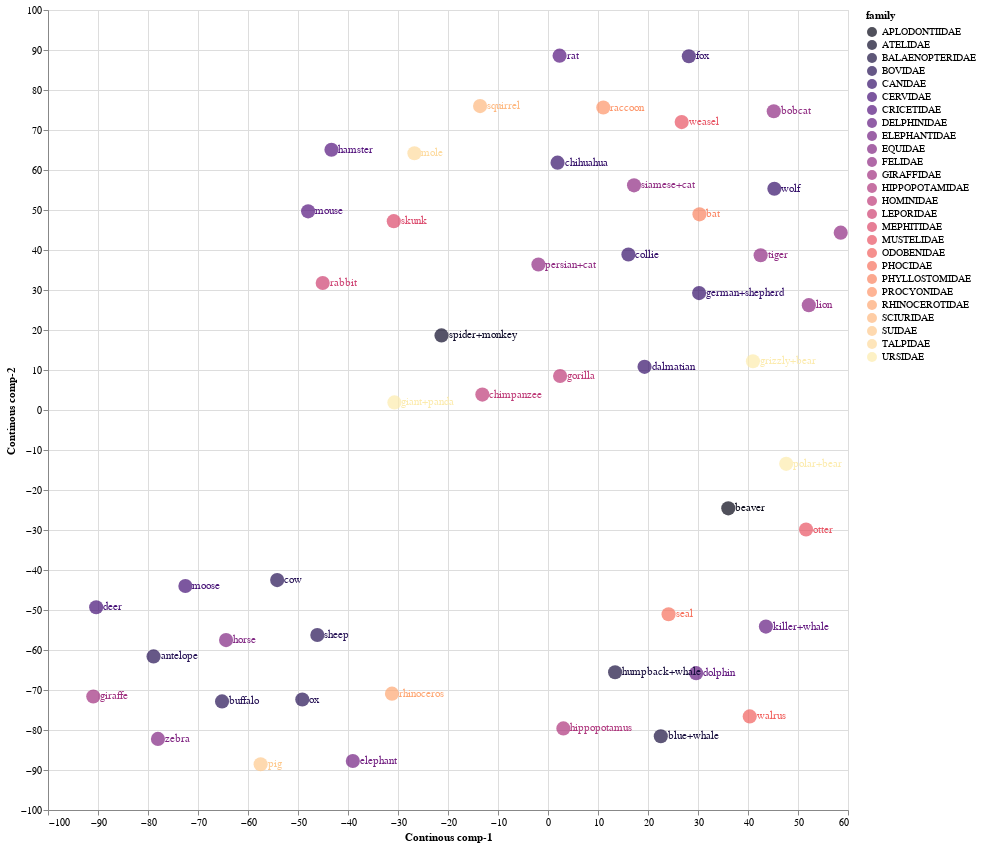

Here is the notebook cell this chart was saved with:
### Code cell
source = tsne_continous_df1

points = alt.Chart(source).mark_circle(size=200).encode(
    x='Continous comp-1:Q',
    y='Continous comp-2:Q',
    color=alt.Color('family:N', scale=alt.Scale(scheme='Magma'))
    ).properties(
    width=800,
    height=800
)

text = points.mark_text(
    align='left',
    baseline='middle',
    dx=7
).encode(
    text='index:N'
)

points.interactive() + text

### Figure 1 — Vega-Lite specification as saved in the notebook (floating-point values rounded to 4 significant figures)
{"config": {"view": {"continuousWidth": 400, "continuousHeight": 300}}, "layer": [{"mark": {"type": "circle", "size": 200}, "encoding": {"color": {"field": "family", "scale": {"scheme": "Magma"}, "type": "nominal"}, "x": {"field": "Continous comp-1", "type": "quantitative"}, "y": {"field": "Continous comp-2", "type": "quantitative"}}, "height": 800, "selection": {"selector002": {"type": "interval", "bind": "scales", "encodings": ["x", "y"]}}, "width": 800}, {"mark": {"type": "text", "align": "left", "baseline": "middle", "dx": 7}, "encoding": {"color": {"field": "family", "scale": {"scheme": "Magma"}, "type": "nominal"}, "text": {"field": "index", "type": "nominal"}, "x": {"field": "Continous comp-1", "type": "quantitative"}, "y": {"field": "Continous comp-2", "type": "quantitative"}}, "height": 800, "width": 800}], "data": {"name": "data-dd0697f0ecc2c7abc512a59eed33f881"}, "$schema": "https://vega.github.io/schema/vega-lite/v4.17.0.json", "datasets": {"data-dd0697f0ecc2c7abc512a59eed33f881": [{"Continous comp-1": -78.89, "Continous comp-2": -61.6, "index": "antelope", "order": "ARTIODACTYLA", "family": "BOVIDAE", "K_mean": 9}, {"Continous comp-1": 40.99, "Continous comp-2": 12.2, "index": "grizzly+bear", "order": "CARNIVORA", "family": "URSIDAE", "K_mean": 5}, {"Continous comp-1": 43.58, "Continous comp-2": -54.14, "index": "killer+whale", "order": "ARTIODACTYLA", "family": "DELPHINIDAE", "K_mean": 11}, {"Continous comp-1": 36.06, "Continous comp-2": -24.59, "index": "beaver", "order": "RODENTIA", "family": "APLODONTIIDAE", "K_mean": 0}, {"Continous comp-1": 19.31, "Continous comp-2": 10.79, "index": "dalmatian", "order": "CARNIVORA", "family": "CANIDAE", "K_mean": 6}, {"Continous comp-1": -1.918, "Continous comp-2": 36.37, "index": "persian+cat", "order": "CARNIVORA", "family": "FELIDAE", "K_mean": 10}, {"Continous comp-1": -64.39, "Continous comp-2": -57.52, "index": "horse", "order": "PERISSODACTYLA", "family": "EQUIDAE", "K_mean": 9}, {"Continous comp-1": 30.22, "Continous comp-2": 29.23, "index": "german+shepherd", "order": "CARNIVORA", "family": "CANIDAE", "K_mean": 5}, {"Continous comp-1": 22.56, "Continous comp-2": -81.55, "index": "blue+whale", "order": "ARTIODACTYLA", "family": "BALAENOPTERIDAE", "K_mean": 3}, {"Continous comp-1": 17.21, "Continous comp-2": 56.16, "index": "siamese+cat", "order": "CARNIVORA", "family": "FELIDAE", "K_mean": 10}, {"Continous comp-1": -30.84, "Continous comp-2": 47.21, "index": "skunk", "order": "CARNIVORA", "family": "MEPHITIDAE", "K_mean": 4}, {"Continous comp-1": -26.71, "Continous comp-2": 64.19, "index": "mole", "order": "EULIPOTYPHLA", "family": "TALPIDAE", "K_mean": 4}, {"Continous comp-1": 42.53, "Continous comp-2": 38.68, "index": "tiger", "order": "CARNIVORA", "family": "FELIDAE", "K_mean": 5}, {"Continous comp-1": 3.075, "Continous comp-2": -79.6, "index": "hippopotamus", "order": "ARTIODACTYLA", "family": "HIPPOPOTAMIDAE", "K_mean": 12}, {"Continous comp-1": 58.55, "Continous comp-2": 44.34, "index": "leopard", "order": "CARNIVORA", "family": "FELIDAE", "K_mean": 5}, {"Continous comp-1": -72.52, "Continous comp-2": -44.0, "index": "moose", "order": "ARTIODACTYLA", "family": "CERVIDAE", "K_mean": 1}, {"Continous comp-1": -21.3, "Continous comp-2": 18.64, "index": "spider+monkey", "order": "PRIMATES", "family": "ATELIDAE", "K_mean": 8}, {"Continous comp-1": 13.42, "Continous comp-2": -65.57, "index": "humpback+whale", "order": "ARTIODACTYLA", "family": "BALAENOPTERIDAE", "K_mean": 3}, {"Continous comp-1": -39.03, "Continous comp-2": -87.75, "index": "elephant", "order": "PROBOSCIDEA", "family": "ELEPHANTIDAE", "K_mean": 13}, {"Continous comp-1": 2.42, "Continous comp-2": 8.499, "index": "gorilla", "order": "PRIMATES", "family": "HOMINIDAE", "K_mean": 8}, {"Continous comp-1": -49.14, "Continous comp-2": -72.38, "index": "ox", "order": "ARTIODACTYLA", "family": "BOVIDAE", "K_mean": 13}, {"Continous comp-1": 28.17, "Continous comp-2": 88.44, "index": "fox", "order": "CARNIVORA", "family": "CANIDAE", "K_mean": 2}, {"Continous comp-1": -46.13, "Continous comp-2": -56.26, "index": "sheep", "order": "ARTIODACTYLA", "family": "BOVIDAE", "K_mean": 1}, {"Continous comp-1": 24.11, "Continous comp-2": -51.07, "index": "seal", "order": "CARNIVORA", "family": "PHOCIDAE", "K_mean": 7}, {"Continous comp-1": -13.13, "Continous comp-2": 3.845, "index": "chimpanzee", "order": "PRIMATES", "family": "HOMINIDAE", "K_mean": 8}, {"Continous comp-1": -43.31, "Continous comp-2": 65.05, "index": "hamster", "order": "RODENTIA", "family": "CRICETIDAE", "K_mean": 4}, {"Continous comp-1": -13.58, "Continous comp-2": 75.97, "index": "squirrel", "order": "RODENTIA", "family": "SCIURIDAE", "K_mean": 4}, {"Continous comp-1": -31.21, "Continous comp-2": -70.92, "index": "rhinoceros", "order": "PERISSODACTYLA", "family": "RHINOCEROTIDAE", "K_mean": 13}, {"Continous comp-1": -45.06, "Continous comp-2": 31.76, "index": "rabbit", "order": "LAGOMORPHA", "family": "LEPORIDAE", "K_mean": 4}, {"Continous comp-1": 30.29, "Continous comp-2": 48.92, "index": "bat", "order": "CHIROPTERA", "family": "PHYLLOSTOMIDAE", "K_mean": 10}, {"Continous comp-1": -90.94, "Continous comp-2": -71.61, "index": "giraffe", "order": "ARTIODACTYLA", "family": "GIRAFFIDAE", "K_mean": 1}, {"Continous comp-1": 45.28, "Continous comp-2": 55.31, "index": "wolf", "order": "CARNIVORA", "family": "CANIDAE", "K_mean": 5}, {"Continous comp-1": 1.91, "Continous comp-2": 61.84, "index": "chihuahua", "order": "CARNIVORA", "family": "CANIDAE", "K_mean": 10}, {"Continous comp-1": 2.317, "Continous comp-2": 88.58, "index": "rat", "order": "RODENTIA", "family": "CRICETIDAE", "K_mean": 2}, {"Continous comp-1": 26.73, "Continous comp-2": 71.98, "index": "weasel", "order": "CARNIVORA", "family": "MUSTELIDAE", "K_mean": 2}, {"Continous comp-1": 51.61, "Continous comp-2": -29.88, "index": "otter", "order": "CARNIVORA", "family": "MUSTELIDAE", "K_mean": 0}, {"Continous comp-1": -65.19, "Continous comp-2": -72.86, "index": "buffalo", "order": "ARTIODACTYLA", "family": "BOVIDAE", "K_mean": 1}, {"Continous comp-1": -78.01, "Continous comp-2": -82.22, "index": "zebra", "order": "PERISSODACTYLA", "family": "EQUIDAE", "K_mean": 9}, {"Continous comp-1": -30.72, "Continous comp-2": 1.894, "index": "giant+panda", "order": "CARNIVORA", "family": "URSIDAE", "K_mean": 8}, {"Continous comp-1": -90.36, "Continous comp-2": -49.31, "index": "deer", "order": "ARTIODACTYLA", "family": "CERVIDAE", "K_mean": 9}, {"Continous comp-1": 45.15, "Continous comp-2": 74.68, "index": "bobcat", "order": "CARNIVORA", "family": "FELIDAE", "K_mean": 2}, {"Continous comp-1": -57.47, "Continous comp-2": -88.56, "index": "pig", "order": "ARTIODACTYLA", "family": "SUIDAE", "K_mean": 13}, {"Continous comp-1": 52.17, "Continous comp-2": 26.22, "index": "lion", "order": "CARNIVORA", "family": "FELIDAE", "K_mean": 5}, {"Continous comp-1": -47.97, "Continous comp-2": 49.67, "index": "mouse", "order": "RODENTIA", "family": "CRICETIDAE", "K_mean": 4}, {"Continous comp-1": 47.64, "Continous comp-2": -13.47, "index": "polar+bear", "order": "CARNIVORA", "family": "URSIDAE", "K_mean": 0}, {"Continous comp-1": 16.08, "Continous comp-2": 38.87, "index": "collie", "order": "CARNIVORA", "family": "CANIDAE", "K_mean": 10}, {"Continous comp-1": 40.35, "Continous comp-2": -76.6, "index": "walrus", "order": "CARNIVORA", "family": "ODOBENIDAE", "K_mean": 7}, {"Continous comp-1": 11.06, "Continous comp-2": 75.62, "index": "raccoon", "order": "CARNIVORA", "family": "PROCYONIDAE", "K_mean": 2}, {"Continous comp-1": -54.16, "Continous comp-2": -42.52, "index": "cow", "order": "ARTIODACTYLA", "family": "BOVIDAE", "K_mean": 1}, {"Continous comp-1": 29.63, "Continous comp-2": -65.8, "index": "dolphin", "order": "ARTIODACTYLA", "family": "DELPHINIDAE", "K_mean": 7}]}}
